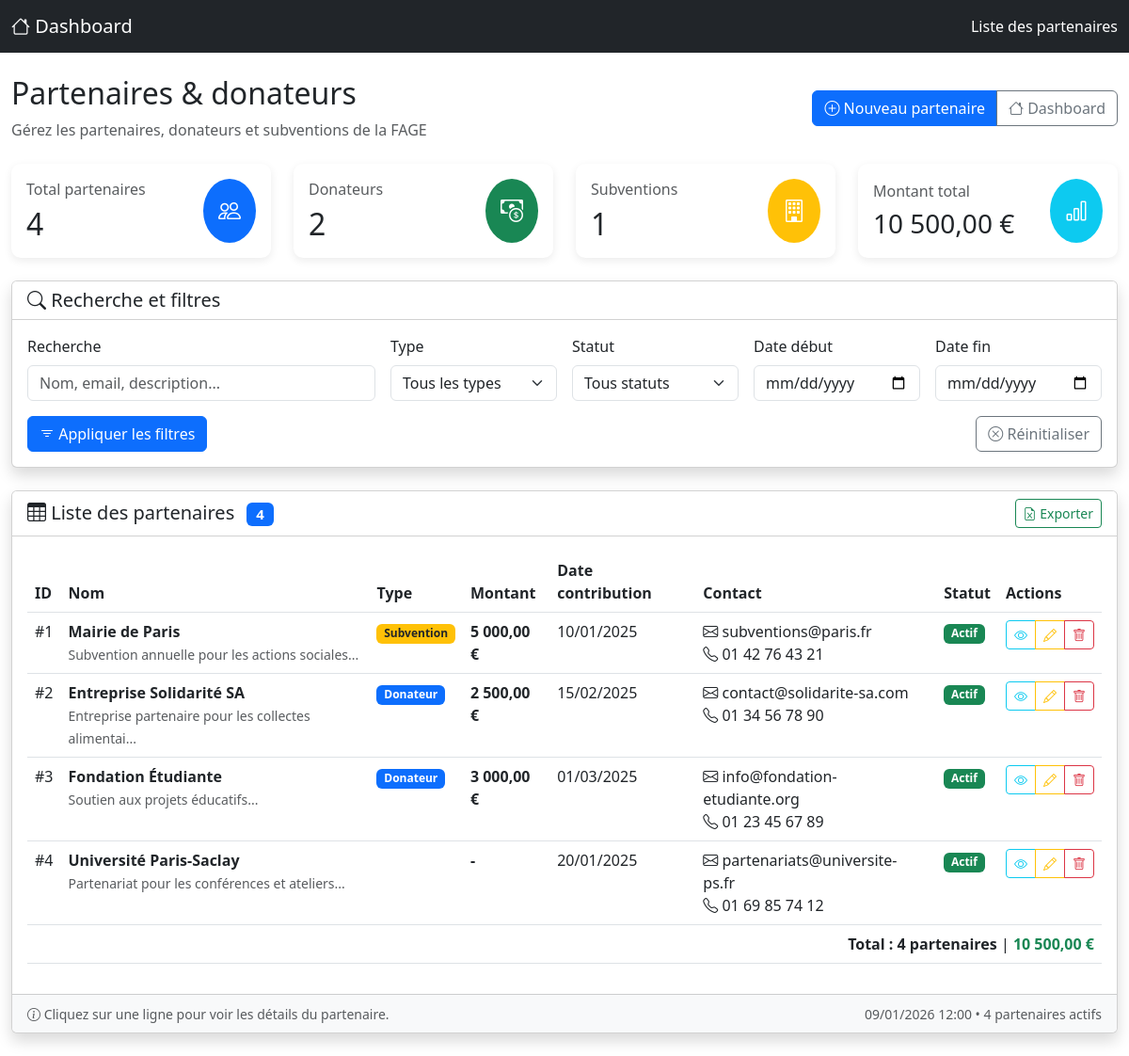
Screenshot of /views/admin/partenaires/listePartenaires.php (signed in) with the database file from the repository.
### tables this page shows
CREATE TABLE IF NOT EXISTS Partenaire (
                                          id_partenaire INT AUTO_INCREMENT PRIMARY KEY,
                                          nom VARCHAR(100) NOT NULL,
                                          type ENUM('donateur','subvention','partenaire') NOT NULL,
                                          montant DECIMAL(10,2) CHECK (montant IS NULL OR montant >= 0),
                                          date_contribution DATE,
                                          contact_email VARCHAR(100),
                                          contact_telephone VARCHAR(20),
                                          description TEXT,
                                          statut ENUM('actif','inactif') DEFAULT 'actif',
                                          date_creation TIMESTAMP DEFAULT CURRENT_TIMESTAMP,
                                          updated_at TIMESTAMP DEFAULT CURRENT_TIMESTAMP ON UPDATE CURRENT_TIMESTAMP,

     
                                          UNIQUE KEY unique_nom_type (nom, type),
                                          CHECK (date_contribution IS NULL OR date_contribution < '2100-01-01'),

     
                                          INDEX idx_nom (nom),
                                          INDEX idx_type (type),
                                          INDEX idx_statut (statut),
                                          INDEX idx_date_contribution (date_contribution)
);

### views/admin/partenaires/listePartenaires.php (the view, shortened to what the rows shown need)
<?php
$db = new Database();
$conn = $db->getConnection();
$search = $_GET['search'] ?? '';
$type = $_GET['type'] ?? '';
$statut = $_GET['statut'] ?? '';
$sql = "SELECT * FROM Partenaire WHERE 1=1";
$params = [];
$sql .= " ORDER BY date_creation DESC";
try {
    $stmt = $conn->prepare($sql);
    $stmt->execute($params);
    $partenaires = $stmt->fetchAll(PDO::FETCH_ASSOC);
} catch (Exception $e) {
    $partenaires = [];
    error_log("Erreur lors de la récupération des partenaires: " . $e->getMessage());
}
$stats = [
    'total' => count($partenaires),
    'donateurs' => 0,
    'subventions' => 0,
    'actifs' => 0,
    'total_montant' => 0
];
foreach ($partenaires as $p) {
    if ($p['type'] === 'donateur') $stats['donateurs']++;
    if ($p['type'] === 'subvention') $stats['subventions']++;
    if ($p['montant']) $stats['total_montant'] += (float)$p['montant'];
}
?>
<!DOCTYPE html>
<html lang="fr">
<head>
    <link href="https://cdn.jsdelivr.net/npm/bootstrap@5.3.0/dist/css/bootstrap.min.css" rel="stylesheet">
    <link rel="stylesheet" href="https://cdn.jsdelivr.net/npm/bootstrap-icons@1.10.0/font/bootstrap-icons.css">
    <link rel="stylesheet" href="https://cdn.datatables.net/1.13.6/css/dataTables.bootstrap5.min.css">
</head>
<body>
<div class="container-fluid py-4">
    <div class="d-flex justify-content-between align-items-center mb-4">
        <div>
            <h2><i class="bi bi-handshake"></i> Partenaires & donateurs</h2>
        </div>
    </div>
    <div class="row mb-4">
        <div class="col-md-3">
            <div class="card stat-card border-primary">
                <div class="card-body">
                    <div class="d-flex justify-content-between align-items-center">
                        <div>
                            <h2 class="mb-0"><?php echo $stats['total']; ?></h2>
                        </div>
                    </div>
                </div>
            </div>
        </div>
        <div class="col-md-3">
            <div class="card stat-card border-success">
                <div class="card-body">
                    <div class="d-flex justify-content-between align-items-center">
                        <div>
                            <h2 class="mb-0"><?php echo $stats['donateurs']; ?></h2>
                        </div>
                    </div>
                </div>
            </div>
        </div>
        <div class="col-md-3">
            <div class="card stat-card border-warning">
                <div class="card-body">
                    <div class="d-flex justify-content-between align-items-center">
                        <div>
                            <h2 class="mb-0"><?php echo $stats['subventions']; ?></h2>
                        </div>
                    </div>
                </div>
            </div>
        </div>
    </div>
    <div class="card shadow">
        <div class="card-body">
            <?php if (empty($partenaires)): ?>
                <div class="text-center py-5">
                    <i class="bi bi-people" style="font-size: 4rem; color: #6c757d;"></i>
                    <h4 class="text-muted mt-3">Aucun partenaire trouvé</h4>
                    <p class="text-muted">
                        <?php echo !empty($search) || !empty($type) || !empty($statut)
                            ? 'Aucun partenaire ne correspond à vos critères de recherche.'
                            : 'Commencez par ajouter votre premier partenaire.'; ?>
                    </p>
                    <a href="addPartenaire.php" class="btn btn-primary">
                        <i class="bi bi-plus-circle"></i> Ajouter un partenaire
                    </a>
                </div>
            <?php else: ?>
                <div class="table-responsive">
                    <table class="table table-hover" id="partenairesTable">
                        <thead>
                        <tr>
                            <th>ID</th>
                            <th>Nom</th>
                            <th>Type</th>
                            <th>Montant</th>
                            <th>Date contribution</th>
                            <th>Contact</th>
                            <th>Statut</th>
                            <th>Actions</th>
                        </tr>
                        </thead>
                        <tbody>
                        <?php foreach ($partenaires as $partenaire):
                            $montant = $partenaire['montant'] ? number_format($partenaire['montant'], 2, ',', ' ') . ' €' : '-';
                            ?>
                            <tr onclick="window.location.href='#'" style="cursor: pointer;">
                                <td>#<?php echo $partenaire['id_partenaire']; ?></td>
                                <td>
                                    <strong><?php echo htmlspecialchars($partenaire['nom']); ?></strong>
                                    <?php if (!empty($partenaire['description'])): ?>
                                        <br><small class="text-muted"><?php echo substr(htmlspecialchars($partenaire['description']), 0, 50); ?>...</small>
                                    <?php endif; ?>
                                </td>
                                <td>
                                    <span class="badge badge-<?php echo $partenaire['type']; ?>">
                                        <?php echo $partenaire['type'] === 'donateur' ? 'Donateur' : 'Subvention'; ?>
                                    </span>
                                </td>
                                <td class="montant-cell"><?php echo $montant; ?></td>
                                <td>
                                    <?php echo $partenaire['date_contribution']
                                        ? date('d/m/Y', strtotime($partenaire['date_contribution']))
                                        : '-'; ?>
                                </td>
                                <td>
                                    <?php if (!empty($partenaire['contact_email'])): ?>
                                        <i class="bi bi-envelope"></i> <?php echo htmlspecialchars($partenaire['contact_email']); ?><br>
                                    <?php endif; ?>
                                    <?php if (!empty($partenaire['contact_telephone'])): ?>
                                        <i class="bi bi-telephone"></i> <?php echo htmlspecialchars($partenaire['contact_telephone']); ?>
                                    <?php endif; ?>
                                </td>
                                <td>
                                    <span class="badge badge-<?php echo $partenaire['statut']; ?>">
                                        <?php echo $partenaire['statut'] === 'actif' ? 'Actif' : 'Inactif'; ?>
                                    </span>
                                </td>
                                <td>
                                    <div class="btn-group btn-group-sm">
                                        <button class="btn btn-outline-info"
                                                onclick="event.stopPropagation(); window.location.href='voirDetailsPartenaire.php?id=<?php echo $partenaire['id_partenaire']; ?>'">
                                            <i class="bi bi-eye"></i>
                                        </button>
                                        <button class="btn btn-outline-warning"
                                                onclick="event.stopPropagation(); window.location.href='editPartenaire.php?id=<?php echo $partenaire['id_partenaire']; ?>'">
                                            <i class="bi bi-pencil"></i>
                                        </button>
                                        <button class="btn btn-outline-danger"
                                                onclick="event.stopPropagation(); if(confirm('Supprimer <?php echo addslashes($partenaire['nom']); ?> ?')) window.location.href='deletePartenaire.php?id=<?php echo $partenaire['id_partenaire']; ?>'">
                                            <i class="bi bi-trash"></i>
                                        </button>
                                    </div>
                                </td>
                            </tr>
                        <?php endforeach; ?>
                        </tbody>
                    </table>
                </div>
            <?php endif; ?>
        </div>
    </div>
</div>
</body>
</html>

### rows the page displays
partenaire: id_partenaire "1", nom "Mairie de Paris", description "Subvention annuelle pour les actions sociales", type "Subvention", montant "5 000,00 €", date_contribution "10/01/2025", contact_email "subventions@paris.fr", contact_telephone "01 42 76 43 21", statut "Actif"
partenaire: id_partenaire "2", nom "Entreprise Solidarité SA", description "Entreprise partenaire pour les collectes alimentai", type "Donateur", montant "2 500,00 €", date_contribution "15/02/2025", contact_email "contact@solidarite-sa.com", contact_telephone "01 34 56 78 90", statut "Actif"
partenaire: id_partenaire "3", nom "Fondation Étudiante", description "Soutien aux projets éducatifs", type "Donateur", montant "3 000,00 €", date_contribution "01/03/2025", contact_email "info@fondation-etudiante.org", contact_telephone "01 23 45 67 89", statut "Actif"
partenaire: id_partenaire "4", nom "Université Paris-Saclay", description "Partenariat pour les conférences et ateliers", montant "-", date_contribution "20/01/2025", contact_email "partenariats@universite-ps.fr", contact_telephone "01 69 85 74 12", statut "Actif"

### other values shown
$stats['total'] "4"
$stats['donateurs'] "2"
$stats['subventions'] "1"
$stats['total_montant'] "10 500,00"
$stats['actifs'] "4"
